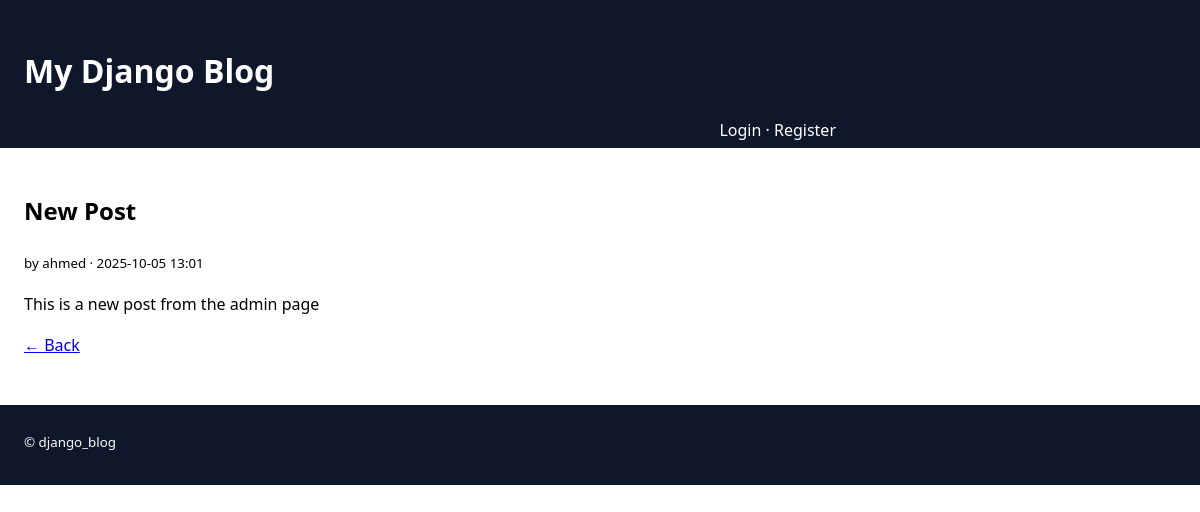
/1/, run on the app's committed database.
### blog/models.py (models this page shows, shortened)
class Post(models.Model):
    title = models.CharField(max_length=200)
    content = models.TextField()
    published_date = models.DateTimeField(auto_now_add=True)
    author = models.ForeignKey(
        settings.AUTH_USER_MODEL,
        on_delete=models.CASCADE,
        related_name='posts'
    )
    class Meta:
        ordering = ['-published_date']  # newest first

### blog/views.py (the view)
# urls.py: path('<int:pk>/', PostDetailView.as_view(), name='post_detail'),
class PostDetailView(DetailView):
    model = Post
    template_name = 'blog/post_detail.html'
    context_object_name = 'post'

### blog/templates/blog/post_detail.html (shortened to what this page needs)
{% extends 'blog/base.html' %}
{% block content %}
  <h2>{{ post.title }}</h2>
  <p><small>by {{ post.author }} · {{ post.published_date|date:"Y-m-d H:i" }}</small></p>
  <div>{{ post.content|linebreaks }}</div>
  <p><a href="{% url 'blog:post_list' %}">← Back</a></p>
{% endblock %}

### blog/static/blog/css/style.css (style rules this page uses)
:root { --maxw: 860px; }
* { box-sizing: border-box; }
body { margin: 0; font-family: system-ui, Arial, sans-serif; line-height: 1.6; }

### data on the page
Post: title "New Post", author "ahmed", published_date "2025-10-05 13:01", content "This is a new post from the admin page"
